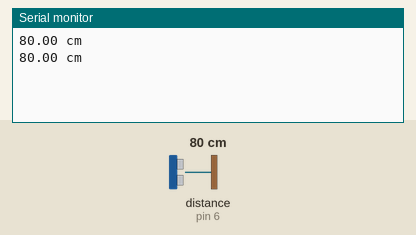
Simulated run of this sketch. Board: Arduino Uno, built with avr-gcc and run on an emulated ATmega328P. Parts: the last lines printed to the serial monitor. Inputs (shaded band) come from the test bench; at power-on: distance to the obstacle (sensor on pin 6) 80 cm. The echo pulse lasts 58.3 µs per cm.

Above: at 1.8 s.
1.9 s: distance to the obstacle (sensor on pin 6) set to 2 cm
At 2.8 s:
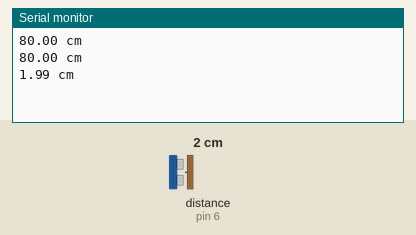
3.4 s: distance to the obstacle (sensor on pin 6) set to 4 cm
At 4.4 s:
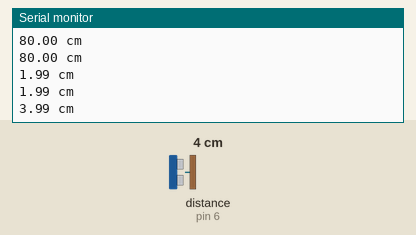
Timing chart, 0 to 6.4 s (numbered marks = the images above; inputs shaded):
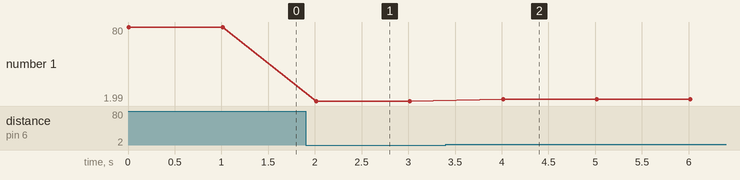

Measured:
- after the input at 1.9 s, the serial monitor: prints a new line after 0.11 s (image 1)
- after the input at 3.4 s, the serial monitor: prints a new line after 0.62 s (image 2)
- plotted number 1: 80 → 1.99 after the input at 1.9 s, 1.99 → 3.99 after the input at 3.4 s

The sketch:

1_SensorUltrassonico.ino
```cpp
/*
   Experimento 3.1 - SensorUltrasonico

   Mede a distancia entre o sensor e o objeto em sua frente e imprime na porta serial.

   Esse codigo utiliza a biblioteca Ultrasonic.h disponivel em https://github.com/filipeflop/Ultrasonic
*/

//Incluindo biblioteca Ultrasonic.h
#include <Ultrasonic.h>

//Criando objeto ultrasonic e definindo as portas digitais: Trigger == 7 e Echo == 6
Ultrasonic ultrasonic(7, 6);

// Inicializa variaveis
long microsec = 0;
float distanciaCM = 0;

// A função setup roda apenas uma vez, quando o botão reset é pressionado ou quando a placa é ligada.
void setup() {
  // Inicia a comunicação serial utilizando a velocidade de 9600bps.
  Serial.begin(9600);
}

// A função loop roda repetidamente
void loop() {
  // ultrasonic.timing() retorna o tempo em microsegundos que a onda sonora leva para atingit o objeto e retornal ao sensor.
  microsec = ultrasonic.timing();

  // ultrasonic.convert() recebe o tempo em microsegundos e retorna um valor correspondente em cm.
  distanciaCM = ultrasonic.convert(microsec, Ultrasonic::CM);


  Serial.print(distanciaCM); //Imprime a distancia em cm na porta serial
  Serial.println(" cm");
  delay(1000); // Espera um segundo.
}
```
